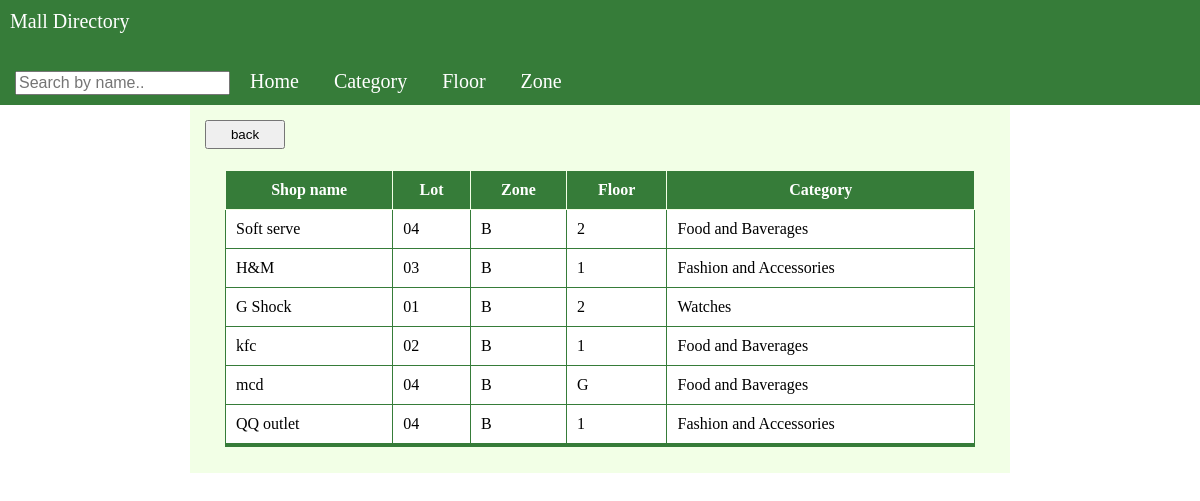
Screenshot of /directory/view.php?zone=B with the database file from the repository.
### tables this page shows
CREATE TABLE `tenant` (
  `id` int(11) NOT NULL,
  `name` text NOT NULL,
  `lot` varchar(255) NOT NULL,
  `zone` varchar(255) NOT NULL,
  `floor` varchar(255) NOT NULL,
  `category` varchar(255) NOT NULL
);

### directory/view.php (the view, shortened to what this page needs)
<?php
include('../includes/header_directory.php');
?>
<!DOCTYPE html>
<html>
<head>
<link rel="stylesheet" type="text/css" href="../includes/style.css">
</head>
<body>
<div class="container">
<button id="backbtn" onclick="document.location='index.php'">back</button><dl>
<table id="tenantTable">
	<thead>
	<tr>
	<th>Shop name</th>
	<th>Lot</th>
	<th>Zone</th>
	<th>Floor</th>
	<th>Category</th>
	</tr>
	</thead>
	<tbody>
<?php
	if(isset($_GET['name'])):
		$column = 'name';
		$getInput= $_GET['name'];
	elseif(isset($_GET['category'])):
		$column = 'category';
		$getInput = $_GET['category'];
	elseif(isset($_GET['floor'])):
		$column = 'floor';
		$getInput = $_GET['floor'];
	elseif(isset($_GET['zone'])):
		$column = 'zone';
		$getInput = $_GET['zone'];
	endif;
?>
<?php
	if($getInput != ""):
		$db = initdb();
		$sql = "SELECT * FROM tenant WHERE $column = '$getInput'";
		if($stmt = $db->prepare($sql)):
			if($stmt->bind_result($id, $name, $lot, $zone, $floor, $category)):
				if($stmt->execute()):
?>
<?php
					while($stmt->fetch()):
?>
					<tr>
					<td><?=$name?></td>
					<td><?=$lot?></td>
					<td><?=$zone?></td>
					<td><?=$floor?></td>
					<td><?=$category?></td>
					</tr>
		</tbody>
<?php
					endwhile;
				else:
					die('execute() failed: ' . htmlspecialchars($stmt->error));
				endif;
			else:
				die('bind_result() failed: ' . htmlspecialchars($stmt->error));
			endif;
		else:
			die("prepare() failed: " . htmlspecialchars($db->error) );
		endif;
	else:
		die("no id");
	endif;
?>
</table>
</div>
</body>
</html>

### includes/style.css (style rules this page uses)
div.container { margin: auto; width: 800px; padding: 10px; background-color: rgb(242, 255, 230); }
table { font-family: Calibri; border-collapse: collapse; border-color: rgb(242, 255, 230); border-bottom: 4px solid rgb(54, 124, 57); margin: auto; width: 750px; }
body { margin: 0px; }
th { color: white; background-color: rgb(54, 124, 57); border: 1px solid rgb(242, 255, 230); text-align: center; padding: 10px; }
td { border: 1px solid rgb(54, 124, 57); padding: 10px; background-color: white; }
#backbtn { padding: 5px; margin: 5px; width: 80px; }

### rows the page displays
tenant: name "Soft serve", lot "04", zone "B", floor "2", category "Food and Baverages"
tenant: name "H&M", lot "03", zone "B", floor "1", category "Fashion and Accessories"
tenant: name "G Shock", lot "01", zone "B", floor "2", category "Watches"
tenant: name "kfc", lot "02", zone "B", floor "1", category "Food and Baverages"
tenant: name "mcd", lot "04", zone "B", floor "G", category "Food and Baverages"
tenant: name "QQ outlet", lot "04", zone "B", floor "1", category "Fashion and Accessories"
